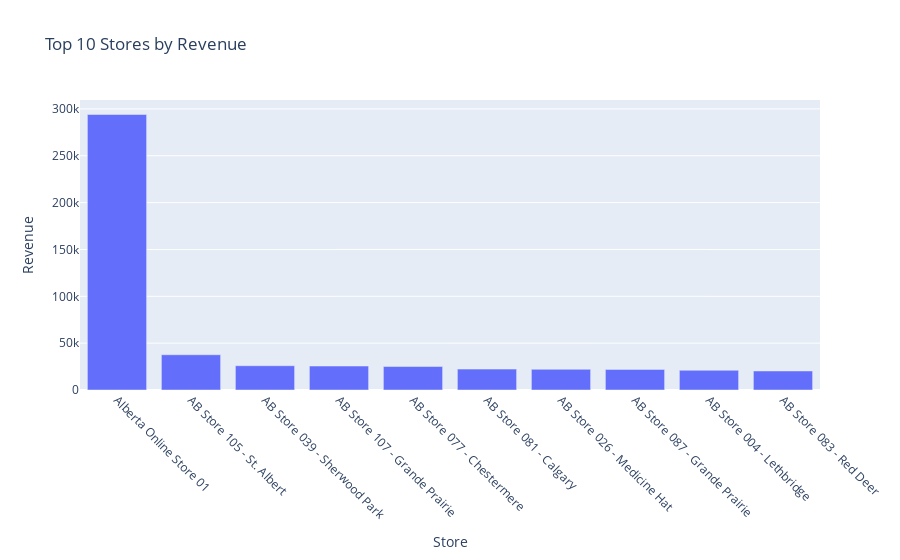

Notebook code for this chart:
### Code cell
fig_store = px.bar(top_stores, x='LIBELLE_y', y='revenue', title='Top 10 Stores by Revenue')
fig_store.update_layout(xaxis_title='Store', yaxis_title='Revenue', xaxis_tickangle=45)
fig_store

### Figure 1 — Plotly figure (JSON) as saved in the notebook; plotly's stock layout.template omitted (floating-point values rounded to 4 significant figures)
{"data": [{"alignmentgroup": "True", "hovertemplate": "LIBELLE_y=%{x}<br>revenue=%{y}<extra></extra>", "legendgroup": "", "marker": {"color": "#636efa", "pattern": {"shape": ""}}, "name": "", "offsetgroup": "", "orientation": "v", "showlegend": false, "textposition": "auto", "type": "bar", "x": ["Alberta Online Store 01", "AB Store 105 - St. Albert", "AB Store 039 - Sherwood Park", "AB Store 107 - Grande Prairie", "AB Store 077 - Chestermere", "AB Store 081 - Calgary", "AB Store 026 - Medicine Hat", "AB Store 087 - Grande Prairie", "AB Store 004 - Lethbridge", "AB Store 083 - Red Deer"], "xaxis": "x", "y": [294100.0, 37640.0, 25920.0, 25570.0, 25060.0, 22300.0, 22080.0, 21970.0, 21030.0, 20320.0], "yaxis": "y"}], "layout": {"barmode": "relative", "legend": {"tracegroupgap": 0}, "title": {"text": "Top 10 Stores by Revenue"}, "xaxis": {"anchor": "y", "domain": [0, 1], "tickangle": 45, "title": {"text": "Store"}}, "yaxis": {"anchor": "x", "domain": [0, 1], "title": {"text": "Revenue"}}}}
